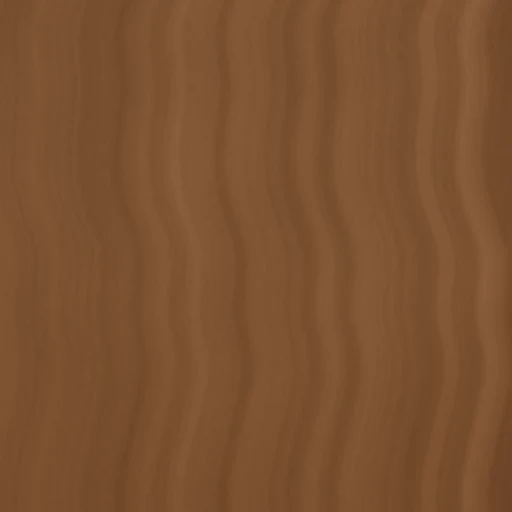
#> input picture frontend/src/games/slide-puzzle/assets/slide-walnut.webp, 512 x 512 px
$ python pair.py ../../../../frontend/src/games/slide-puzzle/assets/slide-maple.webp ../../../../frontend/src/games/slide-puzzle/assets/slide-walnut.webp ../../../../frontend/src/games/slide-puzzle/assets/slide-walnut.webp 5
#> lines starting #> are read from the running program, lines starting #| are printed output that depends on the picture
"""変更前と変更後を左右に並べる: python3 -I pair.py <出力> <左の画像> <右の画像> [<最大の高さ>]"""
import sys

from PIL import Image, ImageDraw


def pair(dst, left, right, max_h=None):
#> called with max_h = 5
    a = Image.open(left).convert("RGB")
#> a is the input picture: PIL image 512x512 RGB; mean R, G, B 123.8, 82.1, 49.6
    b = Image.open(right).convert("RGB")
    gap = 24
    h = max(a.height, b.height)
#> h = 512
    out = Image.new("RGB", (a.width + b.width + gap, h + 28), (200, 40, 40))
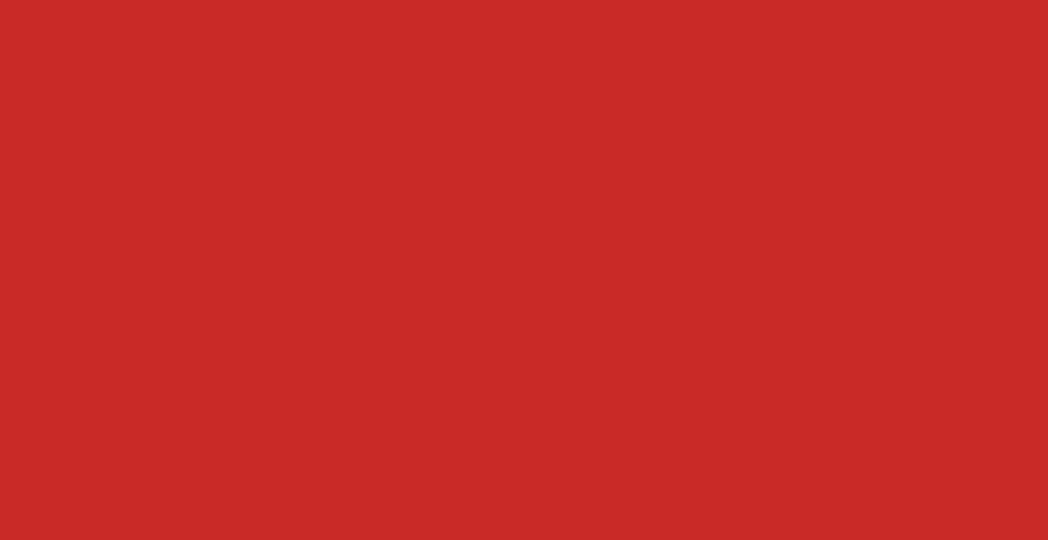
#> out: PIL image 1048x540 RGB; mean R, G, B 200, 40, 40
    out.paste(Image.new("RGB", (out.width, out.height), "white"), (0, 0))
#> out: PIL image 1048x540 RGB; every value is 255
    out.paste(a, (0, 28))
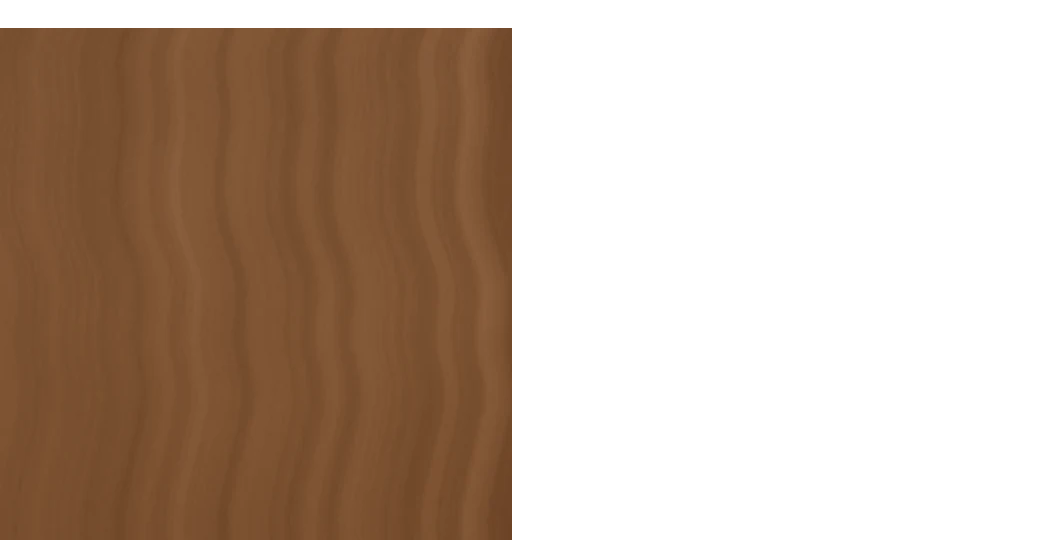
#> out: PIL image 1048x540 RGB; mean R, G, B 194.2, 174.9, 159.9
    out.paste(b, (a.width + gap, 28))
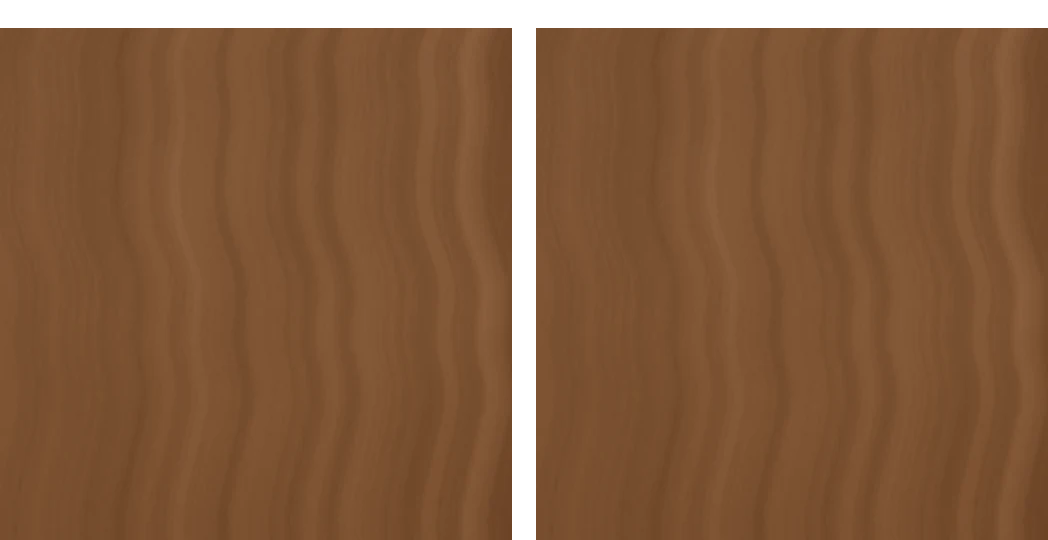
#> out: PIL image 1048x540 RGB; mean R, G, B 133.5, 94.9, 64.7
    d = ImageDraw.Draw(out)
    d.rectangle([a.width + 4, 0, a.width + gap - 4, out.height], fill=(180, 180, 180))
    d.text((6, 6), "before", fill=(0, 0, 0))
    d.text((a.width + gap + 6, 6), "after", fill=(0, 0, 0))
    if max_h and out.height > max_h:
        s = max_h / out.height
#> s = 0.00926
        out = out.resize((int(out.width * s), max_h), Image.LANCZOS)
    out.save(dst)
    return dst


if __name__ == "__main__":
    print(pair(sys.argv[1], sys.argv[2], sys.argv[3], int(sys.argv[4]) if len(sys.argv) > 4 else None))
